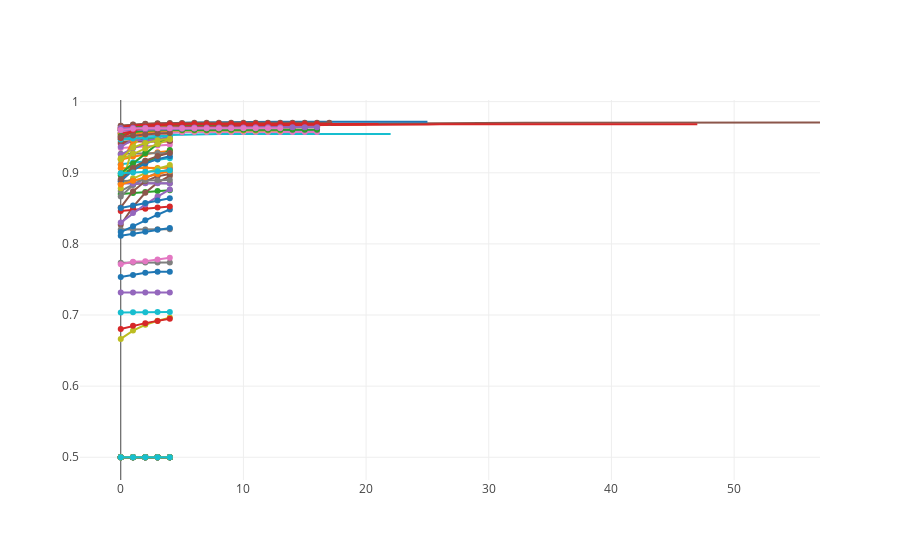

Notebook code for this chart:
### Code cell
plot_intermediate_values(study)
